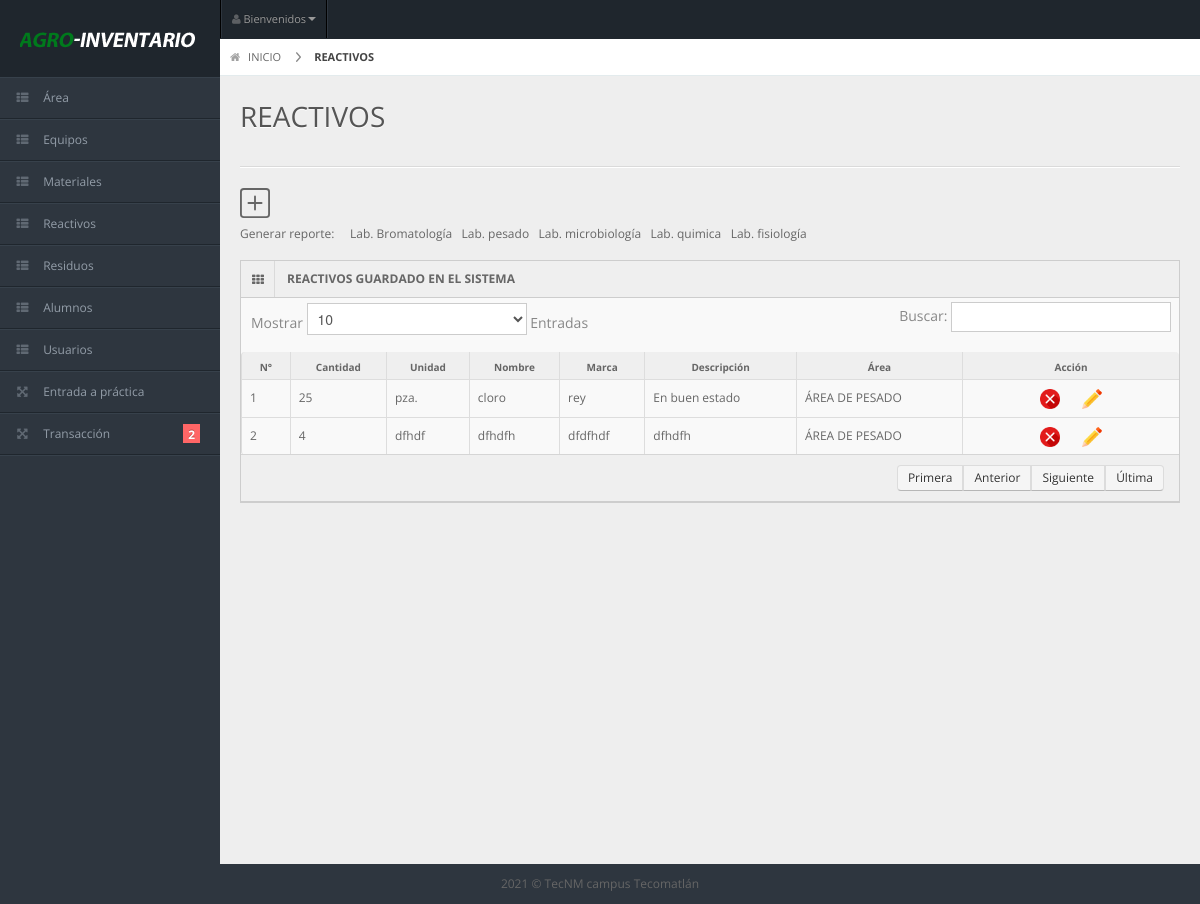
Screenshot of /l_reactivos.php (signed in) with the database file from the repository.
### tables this page shows
CREATE TABLE `reactivos` (
  `idreactivos` int(11) NOT NULL,
  `cantidad` int(11) NOT NULL,
  `unidad` varchar(20) NOT NULL,
  `nombre` varchar(30) NOT NULL,
  `marca` varchar(30) NOT NULL,
  `descripcion` varchar(30) NOT NULL,
  `idarea` int(11) NOT NULL
);

CREATE TABLE `area` (
  `idarea` int(11) NOT NULL,
  `nombrearea` varchar(60) DEFAULT NULL,
  `responsable` varchar(60) DEFAULT NULL
);

### l_reactivos.php (the view, shortened to what this page needs)
 <?php
 if ($_SESSION['validar'] ==1) {
?>
<!DOCTYPE html>
<?php
require_once 'connect.php';
?>
<html lang="en">
<head>
  <link rel="stylesheet" href="css/bootstrap.min.css" />
  <link rel="stylesheet" href="css/bootstrap-responsive.min.css" />
  <link rel="stylesheet" href="css/uniform.css" />
  <link rel="stylesheet" href="css/select2.css" />
  <link rel="stylesheet" href="css/matrix-style.css" />
  <link rel="stylesheet" href="css/matrix-media.css" />
  <link href="font-awesome/css/font-awesome.css" rel="stylesheet" />
</head>
<body>
  <?php
  include('menu.php');
  ?>
  <div id="content">
    <div id="content-header">
      <div id="breadcrumb"> <a href="index.php" title="Go to Home" class="tip-bottom"><i class="icon-home"></i> INICIO</a> <a href="#" class="current">REACTIVOS</a> </div>
      <h1>REACTIVOS</h1>
    </div>
    <div class="container-fluid">
      <hr>
      <div class="row-fluid">
        <div class="span12">
           <a href="reactivos.php"></a>
          <p> Generar reporte: &nbsp; &nbsp;
          <a href="pdf_rea_bromato.php" target="_blank" >Lab. Bromatología</a>
          <a href="pdf_rea_pesado.php" target="_blank" >Lab. pesado</a>
          <a href="pdf_rea_micro.php" target="_blank" >Lab. microbiología</a>
          <a href="pdf_rea_quimi.php" target="_blank" >Lab. quimica</a>
          <a href="pdf_rea_fisio.php" target="_blank" >Lab. fisiología</a></p>
          <div class="widget-box">
            <div class="widget-title"> <span class="icon"><i class="icon-th"></i></span>
              <h5>REACTIVOS GUARDADO EN EL SISTEMA</h5>
            </div>
            <div class="widget-content nopadding">
              <table class="table table-bordered data-table">
                <thead>
                  <tr>
                    <th>N°</th>
                    <th>Cantidad</th>
                    <th>Unidad</th>
                    <th>Nombre</th>
                    <th>Marca</th>
                    <th>Descripción</th>
                    <th>Área</th>
                    <th>Acción</th>
                  </tr>
                </thead>
                <tbody>
                  <?php
                  $qreactivos = $conn->query("select reactivos.idreactivos, reactivos.cantidad, reactivos.unidad, reactivos.nombre, reactivos.marca, reactivos.descripcion, area.nombrearea
                   from reactivos
                   inner join area on  area.idarea = reactivos.idarea") or die(mysqli_error());
                  $count = 0;
                  while($fila = $qreactivos->fetch_array()){
                   $count++;
                   ?>
                   <tr>
                    <td><?php echo $count; ?></td>
                    <td><?php echo $fila['cantidad']?></td>
                    <td><?php echo $fila['unidad']?></td>
                    <td><?php echo $fila['nombre']?></td>
                    <td><?php echo $fila['marca']?></td>
                    <td><?php echo $fila['descripcion']?></td>
                    <td><?php echo $fila['nombrearea']?></td>
                    <td style="text-align: center; width: 200px;" >
                      <a onclick="preguntar(<?php echo $fila['idreactivos']?>)"><img src="img/boton-x.png"  width="20" height="20" border=0/> </a>
                      <?php echo "<a href='actualizar_reactivo.php?idreactivos=".$fila['idreactivos']."'> <img src='img/boton-editar.png'  width='20' height='20' border=0/> </a>"; ?>
                    </td>
                  </tr>
                  <?php
                }
                ?>
              </tbody>
            </table>
          </div>
        </div>
      </div>
    </div>
  </div>
</div>
<div class="row-fluid">
  <div id="footer" class="span12"> 2021 &copy; TecNM campus Tecomatlán</a> </div>
</div>
</body>
</html>
<?php
}else{
  header("location:Login.php");
}
?>

### css/matrix-style.css (style rules this page uses)
* { outline:none !important; -moz-outline: none !important; }
html, body { height:100% }
body { overflow-x: hidden; margin-top: -10px; font-family: 'Open Sans', sans-serif; font-size:12px; color:#666; }
a { color:#666; }
select, textarea, input[type="text"], input[type="password"], input[type="datetime"], input[type="datetime-local"], input[type="date"], input[type="month"], input[type="time"], input[type="week"], input[type="number"], input[type="email"], input[type="url"], input[type="search"], input[type="tel"], input[type="color"], .uneditable-input, .label, .dropdown-menu, .btn, .well, .progress, .table-bordered, .btn-group > .btn:first-child, .btn-group > .btn:last-child, .btn-group > .btn:last-child, .btn-group > .dropdown-toggle, .alert { border-radius:0px; }
#footer { padding:10px; text-align:center; }
hr { border-top-color:#dadada; }
#content { background: none repeat scroll 0 0 #eeeeee; margin-left: 220px; margin-right: 0; padding-bottom: 25px; position: relative; min-height:100%; width: auto; }
#content-header { position: abslute; width: 100%; margin-top: -38px; z-index: 20; }
#content-header h1 { color: #555555; font-size: 28px; font-weight: normal; float: none; text-shadow: 0 1px 0 #ffffff; margin-left: 20px; position: relative; }
#content-header h1, #content-header .btn-group { margin-top: 20px; }
#breadcrumb { background-color: #fff; border-bottom: 1px solid #e3ebed; }
#breadcrumb a { padding: 8px 20px 8px 10px; display: inline-block; background-image: url('../img/breadcrumb.png'); background-position: center right; background-repeat: no-repeat; font-size: 11px; color: #666666; }
#breadcrumb a:last-child { background-image:none; }
#breadcrumb a.current { font-weight: bold; color: #444444; }
#breadcrumb a i { margin-right: 5px; opacity: .6; }
.stat-boxes .peity_bar_good, .stat-boxes .peity_line_good, { color: #459D1C; }
.widget-box { background: none repeat scroll 0 0 #F9F9F9; border-left: 1px solid #CDCDCD; border-top: 1px solid #CDCDCD; border-right: 1px solid #CDCDCD; clear: both; margin-top: 16px; margin-bottom: 16px; position: relative; }
.widget-title, .modal-header, .table th, div.dataTables_wrapper .ui-widget-header { background:#efefef; border-bottom: 1px solid #CDCDCD; height: 36px; }
.widget-title span.icon { padding: 9px 10px 7px 11px; float: left; border-right:1px solid #dadada; }
.widget-title h5 { color: #666; float: left; font-size: 12px; font-weight: bold; padding: 12px; line-height: 12px; margin: 0; }
.widget-content { padding:15px; border-bottom: 1px solid #cdcdcd; }
.table th { height: auto; font-size: 10px; padding: 5px 10px 2px; border-bottom: 0; text-align: center; color: #666666; }
.nopadding { padding: 0 !important; }
.nopadding .table { margin-bottom: 0; }
.nopadding .table-bordered { border: 0; }

### css/matrix-media.css (style rules this page uses)
body { background:#2E363F; }

### rows the page displays
reactivos: cantidad "25", unidad "pza.", nombre "cloro", marca "rey", descripcion "En buen estado", idarea.nombrearea "ÁREA DE PESADO"
reactivos: cantidad "4", unidad "dfhdf", nombre "dfhdfh", marca "dfdfhdf", descripcion "dfhdfh", idarea.nombrearea "ÁREA DE PESADO"
